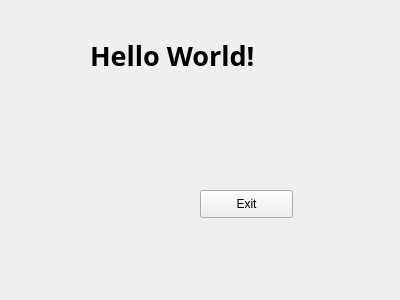
<?xml version="1.0" encoding="UTF-8"?>
<ui version="4.0">
 <class>Widget3</class>
 <widget class="QWidget" name="Widget3">
  <property name="geometry">
   <rect>
    <x>0</x>
    <y>0</y>
    <width>400</width>
    <height>300</height>
   </rect>
  </property>
  <property name="windowTitle">
   <string>Widget</string>
  </property>
  <widget class="QLabel" name="label">
   <property name="geometry">
    <rect>
     <x>90</x>
     <y>40</y>
     <width>251</width>
     <height>31</height>
    </rect>
   </property>
   <property name="font">
    <font>
     <family>Algerian</family>
     <pointsize>20</pointsize>
     <weight>75</weight>
     <bold>true</bold>
    </font>
   </property>
   <property name="text">
    <string>Hello World!</string>
   </property>
  </widget>
  <widget class="QPushButton" name="pushButton">
   <property name="geometry">
    <rect>
     <x>200</x>
     <y>190</y>
     <width>93</width>
     <height>28</height>
    </rect>
   </property>
   <property name="text">
    <string>Exit</string>
   </property>
  </widget>
 </widget>
 <layoutdefault spacing="6" margin="11"/>
 <resources/>
 <connections>
  <connection>
   <sender>pushButton</sender>
   <signal>clicked()</signal>
   <receiver>Widget3</receiver>
   <slot>close()</slot>
   <hints>
    <hint type="sourcelabel">
     <x>246</x>
     <y>203</y>
    </hint>
    <hint type="destinationlabel">
     <x>199</x>
     <y>149</y>
    </hint>
   </hints>
  </connection>
 </connections>
</ui>
